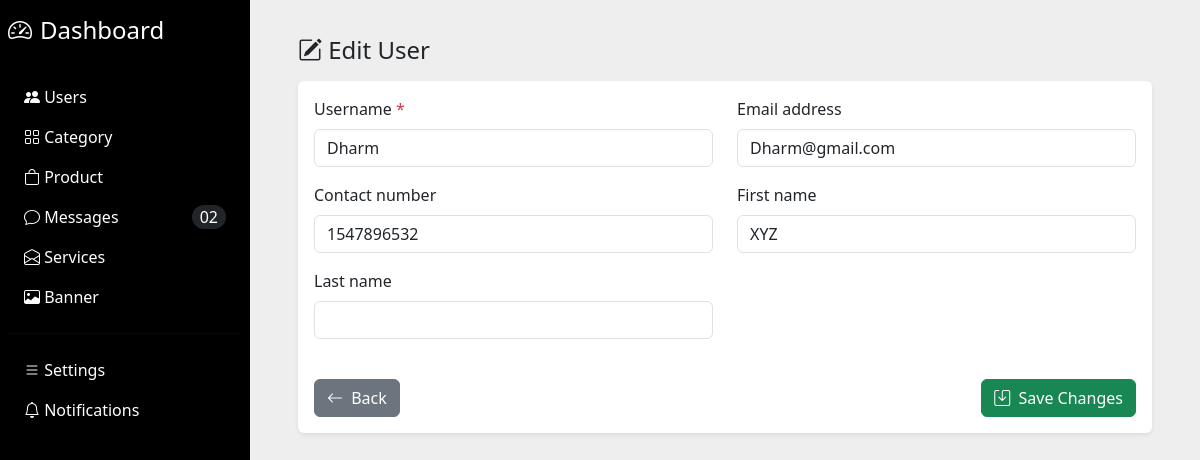
Before: /dashboard/users/edit/6/ (signed in) with the older database file.
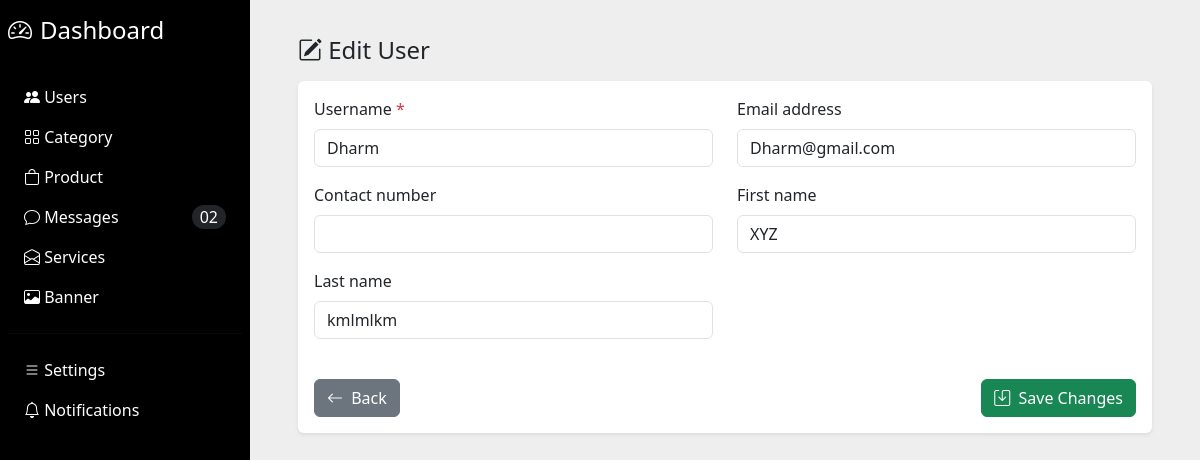
After: the same page with the newer database file.
### users/models.py (models this page shows, shortened)
class BaseModel(models.Model):
    created_at = models.DateTimeField(auto_now_add=True,null=True)
    updated_at = models.DateTimeField(auto_now=True)
    class Meta:
        abstract = True

class User(BaseModel, AbstractUser):
    ROLE_CHOICES = (
        ('admin', 'Admin'),
        ('customer', 'Customer'),
    )
    role = models.CharField(
        max_length=20,
        choices=ROLE_CHOICES,
        default='customer'
    )
    contact_number = models.CharField(
        max_length=15,
        blank=True,
        null=True,
        unique=True
    )

### dashboard/views.py (the view)
# urls.py: path("users/edit/<int:pk>/", UserUpdateView.as_view(), name="user_edit"),
class UserUpdateView(DashboardLoginRequiredMixin,SuccessMessageMixin, UpdateView):
    model = User
    form_class = UserProfileUpdateForm
    template_name = "dashboard/user_edit.html"
    success_url = reverse_lazy("user_list")
    success_message = "User Edited Successfully."
    def dispatch(self, request, *args, **kwargs):
        user_to_edit = self.get_object()
        if user_to_edit == request.user:
            messages.error(request, "You cannot edit your own account.")
            return redirect("user_list")
        if user_to_edit.role == "admin":
            messages.error(request, "Admin user cannot be edited.")
            return redirect("user_list")
        return super().dispatch(request, *args, **kwargs)

### users/forms.py (shortened to what this page needs)
class UserProfileUpdateForm(forms.ModelForm):
    class Meta:
        model = User
        fields = [
            "username",
            "email",
            "contact_number",
            "first_name",
            "last_name",
        ]
        widgets = {
            "username": forms.TextInput(attrs={"class": "form-control"}),
            "email": forms.EmailInput(attrs={"class": "form-control"}),
            "contact_number": forms.TextInput(attrs={"class": "form-control"}),
            "first_name": forms.TextInput(attrs={"class": "form-control"}),
            "last_name": forms.TextInput(attrs={"class": "form-control"}),
        }

### dashboard/views.py (called while the page is built)
    def dispatch(self, request, *args, **kwargs):
        if not request.user.is_authenticated:
            return render(request, 'index.html')
        return super().dispatch(request, *args, **kwargs)

### template/dashboard/user_edit.html (shortened to what this page needs)
{% extends "dashboard/base.html" %}
{% block content %}
<div class="container-fluid">
  <div class="d-flex justify-content-between align-items-center mb-3">
    <h4 class="mb-0"><i class="bi bi-pencil-square"></i> Edit User</h4>
  </div>
  <div class="card shadow-sm border-0">
    <div class="card-body">
      <form method="POST" novalidate>
        <div class="row">
          {% for field in form %}
            <div class="col-md-6 mb-3">
              <label class="form-label">
                {{ field.label }}
                {% if field.field.required %}
                  <span class="text-danger">*</span>
                {% endif %}
              </label>
              {{ field }}
            </div>
          {% endfor %}
        </div>
        <div class="d-flex justify-content-between align-items-center mt-4">
          <a href="{% url 'user_list' %}" class="btn btn-secondary">
            <i class="bi bi-arrow-left me-1"></i> Back
          </a>
          <button type="submit" class="btn btn-success">
            <i class="bi bi-save me-1"></i> Save Changes
          </button>
        </div>
      </form>
    </div>
  </div>
</div>
{% endblock %}

Changed rows visible on the page:
changed User "Dharm": contact_number "1547896532" → (not shown); last_name (not shown) → "kmlmlkm"
